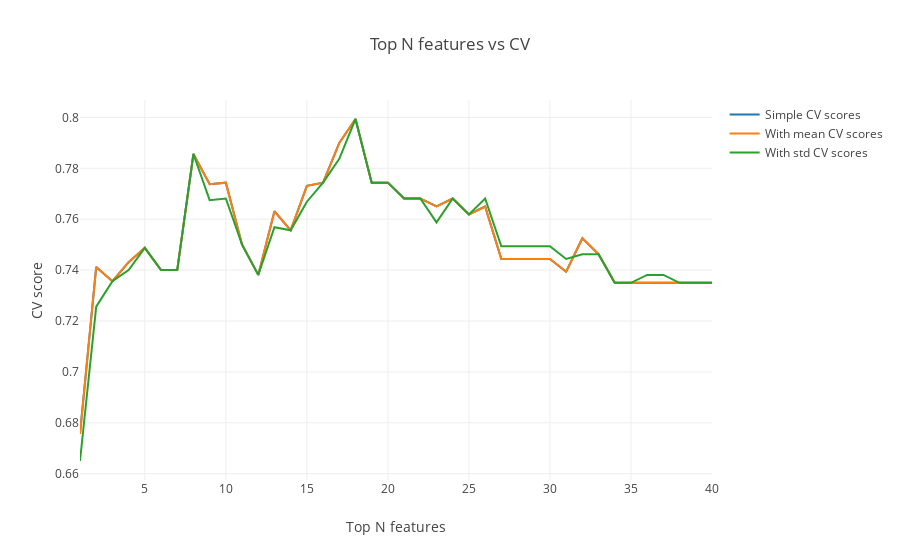

The notebook cell saved with this chart:
### Code cell
data = [go.Scatter(
        x = list(range(1, eli5_weights.shape[0] + 1)),
        y = scores_dict['simple'],
        name = 'Simple CV scores'
    ), go.Scatter(
        x = list(range(1, eli5_weights.shape[0] + 1)),
        y = scores_dict['with_mean'],
        name = 'With mean CV scores'
    ), go.Scatter(
        x = list(range(1, eli5_weights.shape[0] + 1)),
        y = scores_dict['with_std'],
        name = 'With std CV scores'
    )]
layout = go.Layout(dict(title = "Top N features vs CV",
                  xaxis = dict(title = 'Top N features'),
                  yaxis = dict(title = 'CV score'),
                  ))
py.iplot(dict(data=data, layout=layout), filename='basic-line')

### Figure 1 — Plotly figure (JSON) as saved in the notebook; plotly's stock layout.template omitted (floating-point values rounded to 4 significant figures)
{"data": [{"name": "Simple CV scores", "type": "scatter", "uid": "061188e6-f12e-40d0-abb0-7a7b389314ff", "x": [1, 2, 3, 4, 5, 6, 7, 8, 9, 10, 11, 12, 13, 14, 15, 16, 17, 18, 19, 20, 21, 22, 23, 24, 25, 26, 27, 28, 29, 30, 31, 32, 33, 34, 35, 36, 37, 38, 39, 40], "y": [0.6756, 0.7412, 0.7356, 0.7431, 0.7488, 0.74, 0.74, 0.7856, 0.7738, 0.7744, 0.75, 0.7381, 0.7631, 0.7556, 0.7731, 0.7744, 0.79, 0.7994, 0.7744, 0.7744, 0.7681, 0.7681, 0.765, 0.7681, 0.7619, 0.765, 0.7444, 0.7444, 0.7444, 0.7444, 0.7394, 0.7525, 0.7463, 0.735, 0.735, 0.735, 0.735, 0.735, 0.735, 0.735]}, {"name": "With mean CV scores", "type": "scatter", "uid": "cc50aad7-78e5-409f-a746-842a5911c011", "x": [1, 2, 3, 4, 5, 6, 7, 8, 9, 10, 11, 12, 13, 14, 15, 16, 17, 18, 19, 20, 21, 22, 23, 24, 25, 26, 27, 28, 29, 30, 31, 32, 33, 34, 35, 36, 37, 38, 39, 40], "y": [0.6756, 0.7412, 0.7356, 0.7431, 0.7488, 0.74, 0.74, 0.7856, 0.7738, 0.7744, 0.75, 0.7381, 0.7631, 0.7556, 0.7731, 0.7744, 0.79, 0.7994, 0.7744, 0.7744, 0.7681, 0.7681, 0.765, 0.7681, 0.7619, 0.765, 0.7444, 0.7444, 0.7444, 0.7444, 0.7394, 0.7525, 0.7463, 0.735, 0.735, 0.735, 0.735, 0.735, 0.735, 0.735]}, {"name": "With std CV scores", "type": "scatter", "uid": "c63ce8dd-b4a8-4f4d-8bdc-6b1411d11f5a", "x": [1, 2, 3, 4, 5, 6, 7, 8, 9, 10, 11, 12, 13, 14, 15, 16, 17, 18, 19, 20, 21, 22, 23, 24, 25, 26, 27, 28, 29, 30, 31, 32, 33, 34, 35, 36, 37, 38, 39, 40], "y": [0.665, 0.7256, 0.7356, 0.74, 0.7488, 0.74, 0.74, 0.7856, 0.7675, 0.7681, 0.75, 0.7381, 0.7569, 0.7556, 0.7669, 0.7744, 0.7838, 0.7994, 0.7744, 0.7744, 0.7681, 0.7681, 0.7588, 0.7681, 0.7619, 0.7681, 0.7494, 0.7494, 0.7494, 0.7494, 0.7444, 0.7463, 0.7463, 0.735, 0.735, 0.7381, 0.7381, 0.735, 0.735, 0.735]}], "layout": {"title": {"text": "Top N features vs CV"}, "xaxis": {"title": {"text": "Top N features"}}, "yaxis": {"title": {"text": "CV score"}}}}
